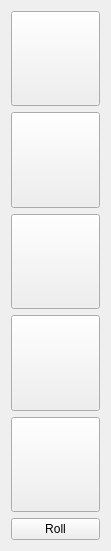
   <widget class="QWidget" name="verticalLayoutWidget">
    <property name="geometry">
     <rect>
      <x>490</x>
      <y>70</y>
      <width>111</width>
      <height>551</height>
     </rect>
    </property>
    <layout class="QGridLayout" name="diceButtonLayout">
     <item row="3" column="0">
      <widget class="QPushButton" name="dice4Button">
       <property name="sizePolicy">
        <sizepolicy hsizetype="Preferred" vsizetype="Preferred">
         <horstretch>0</horstretch>
         <verstretch>0</verstretch>
        </sizepolicy>
       </property>
       <property name="styleSheet">
        <string notr="true">border-image: url(:/new/pictures/6dice.png);</string>
       </property>
       <property name="text">
        <string/>
       </property>
      </widget>
     </item>
     <item row="2" column="0">
      <widget class="QPushButton" name="dice3Button">
       <property name="sizePolicy">
        <sizepolicy hsizetype="Preferred" vsizetype="Preferred">
         <horstretch>0</horstretch>
         <verstretch>0</verstretch>
        </sizepolicy>
       </property>
       <property name="styleSheet">
        <string notr="true">border-image: url(:/new/pictures/6dice.png);</string>
       </property>
       <property name="text">
        <string/>
       </property>
      </widget>
     </item>
     <item row="0" column="0">
      <widget class="QPushButton" name="dice1Button">
       <property name="sizePolicy">
        <sizepolicy hsizetype="Preferred" vsizetype="Preferred">
         <horstretch>0</horstretch>
         <verstretch>0</verstretch>
        </sizepolicy>
       </property>
       <property name="styleSheet">
        <string notr="true">border-image: url(:/new/pictures/6dice.png);</string>
       </property>
       <property name="text">
        <string/>
       </property>
       <property name="checkable">
        <bool>false</bool>
       </property>
       <property name="checked">
        <bool>false</bool>
       </property>
      </widget>
     </item>
     <item row="1" column="0">
      <widget class="QPushButton" name="dice2Button">
       <property name="sizePolicy">
        <sizepolicy hsizetype="Preferred" vsizetype="Preferred">
         <horstretch>0</horstretch>
         <verstretch>0</verstretch>
        </sizepolicy>
       </property>
       <property name="styleSheet">
        <string notr="true">border-image: url(:/new/pictures/6dice.png);</string>
       </property>
       <property name="text">
        <string/>
       </property>
      </widget>
     </item>
     <item row="4" column="0">
      <widget class="QPushButton" name="dice5Button">
       <property name="sizePolicy">
        <sizepolicy hsizetype="Preferred" vsizetype="Preferred">
         <horstretch>0</horstretch>
         <verstretch>0</verstretch>
        </sizepolicy>
       </property>
       <property name="styleSheet">
        <string notr="true">border-image: url(:/new/pictures/6dice.png);</string>
       </property>
       <property name="text">
        <string/>
       </property>
       <property name="autoDefault">
        <bool>false</bool>
       </property>
       <property name="flat">
        <bool>false</bool>
       </property>
      </widget>
     </item>
     <item row="5" column="0">
      <widget class="QPushButton" name="rollDiceButton">
       <property name="enabled">
        <bool>true</bool>
       </property>
       <property name="text">
        <string>Roll</string>
       </property>
       <property name="autoDefault">
        <bool>false</bool>
       </property>
       <property name="flat">
        <bool>false</bool>
       </property>
      </widget>
     </item>
    </layout>
    <zorder>dice4Button</zorder>
    <zorder>dice1Button</zorder>
    <zorder>dice5Button</zorder>
    <zorder>dice2Button</zorder>
    <zorder>dice3Button</zorder>
    <zorder>rollDiceButton</zorder>
   </widget>
